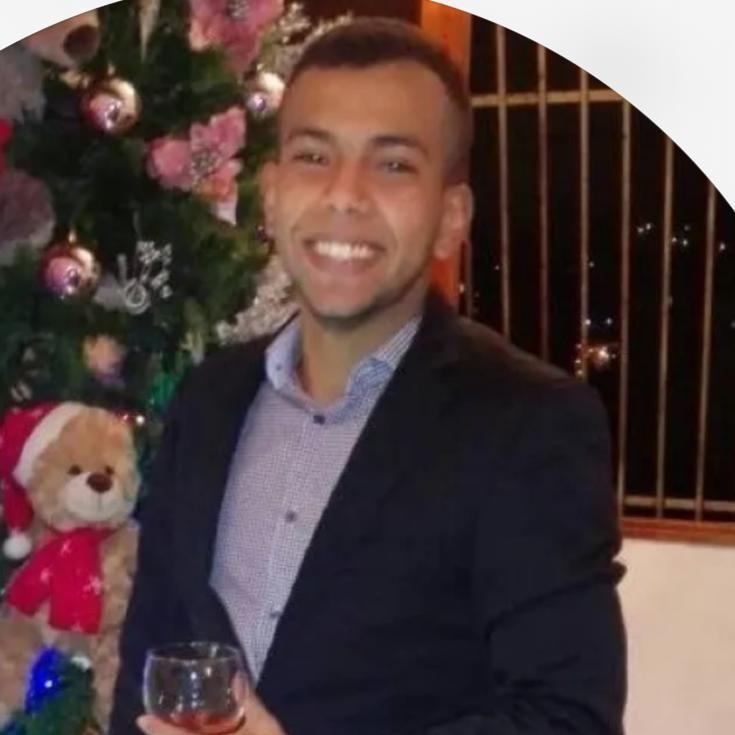
#> input picture data/photos/Angel.jpeg, 735 x 735 px; its folder holds only this picture in this run
$ python crop_photos.py
#> lines starting #> are read from the running program, lines starting #| are printed output that depends on the picture
"""
crop_photos.py — Smart 1:1 face-aware crop for participant photos.

For each image in data/photos/:
  1. Detect faces with OpenCV Haar cascade
  2. Center the square crop around the detected face (with headroom above)
  3. Fall back to center crop if no face found
  4. Overwrite the file in place

Run once: python3 crop_photos.py
"""
import pathlib, sys
import cv2
import numpy as np
from PIL import Image

PHOTOS_DIR = pathlib.Path(__file__).parent / "data" / "photos"
EXTS       = {".jpg", ".jpeg", ".png", ".webp"}

# Extra headroom above the face box (fraction of face height)
HEAD_ROOM  = 0.9


def find_face_center(img_path):
    """Return (cx, cy) of best face in image, or None."""
    cascade_path = cv2.data.haarcascades + "haarcascade_frontalface_default.xml"
    cascade = cv2.CascadeClassifier(cascade_path)

    img_bgr = cv2.imread(str(img_path))
    if img_bgr is None:
        return None

    gray = cv2.cvtColor(img_bgr, cv2.COLOR_BGR2GRAY)
    h, w = gray.shape

    # Try progressively more permissive detection
    for scale in [1.1, 1.2, 1.3]:
        faces = cascade.detectMultiScale(
            gray, scaleFactor=scale, minNeighbors=4,
            minSize=(max(30, w // 10), max(30, h // 10)),
        )
        if len(faces):
            # Pick largest face
            fx, fy, fw, fh = max(faces, key=lambda f: f[2] * f[3])
            cx = fx + fw // 2
            cy = fy + fh // 2 - int(fh * HEAD_ROOM * 0.3)  # shift up a little
            return cx, cy

    return None  # no face found


def square_crop(img: Image.Image, cx: int, cy: int) -> Image.Image:
    """Crop img to a square centered as close to (cx, cy) as possible."""
    w, h   = img.size
    side   = min(w, h)
    left   = max(0, min(cx - side // 2, w - side))
    top    = max(0, min(cy - side // 2, h - side))
    return img.crop((left, top, left + side, top + side))


def center_crop(img: Image.Image) -> Image.Image:
    w, h = img.size
    side = min(w, h)
    return square_crop(img, w // 2, h // 2)


def process(path: pathlib.Path):
    img = Image.open(path).convert("RGB")
    w, h = img.size

    center = find_face_center(path)
    if center:
        cx, cy = center
        cropped = square_crop(img, cx, cy)
        method  = f"face @ ({cx},{cy})"
    else:
        cropped = center_crop(img)
        method  = "center fallback"

    # Save back in original format (keep filename/ext)
    fmt = "JPEG" if path.suffix.lower() in {".jpg", ".jpeg"} else path.suffix[1:].upper()
    cropped.save(path, fmt, quality=92)
    print(f"  {path.name}: {w}x{h} -> {cropped.size[0]}x{cropped.size[1]}  [{method}]")


def main():
    photos = [p for p in PHOTOS_DIR.iterdir() if p.suffix.lower() in EXTS]
    if not photos:
        sys.exit("No photos found in data/photos/")

    print(f"Cropping {len(photos)} photo(s) to 1:1...\n")
    for p in sorted(photos):
        try:
            process(p)
#> in process, img is the input picture: PIL image 735x735 RGB; mean R, G, B 83.6, 65.6, 64.6
#> in find_face_center, `gray = cv2.cvtColor(img_bgr, cv2.COLOR_BGR2GRAY)`:
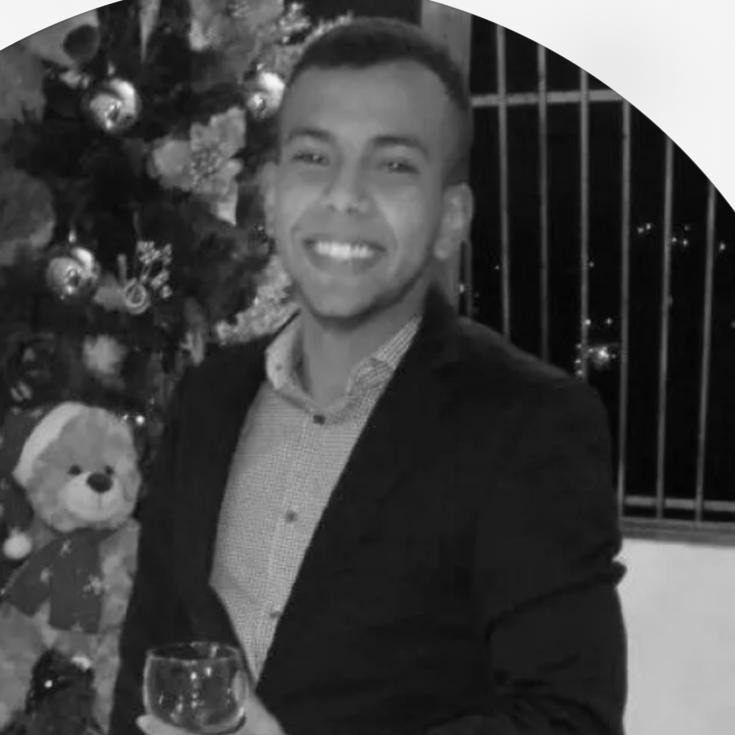
#> gray: shape (735, 735); min 0, max 255, mean 70.9
#> the loop in find_face_center, `for scale in [1.1, 1.2, 1.3]:` made 1 pass
#> (fx, fy, fw, fh, cx, cy) on pass 1: (237, 76, 228, 228, 351, 129)
#> in process, `center = find_face_center(path)`: center = (351, 129)
#> in process, `cx, cy = center`: cx = 351; cy = 129
#> in square_crop, `left   = max(0, min(cx - side // 2, w - side))`: left = 0
#> in process, `method  = f"face @ ({cx},{cy})"`: method = 'face @ (351,129)'
#|   Angel.jpeg: 735x735 -> 735x735  [face @ (351,129)]
        except Exception as e:
            print(f"  {p.name}: ERROR — {e}")

    print("\nDone. Commit with --no-verify when happy.")


if __name__ == "__main__":
    main()

$ run again, on data/photos/Johnny.jpeg
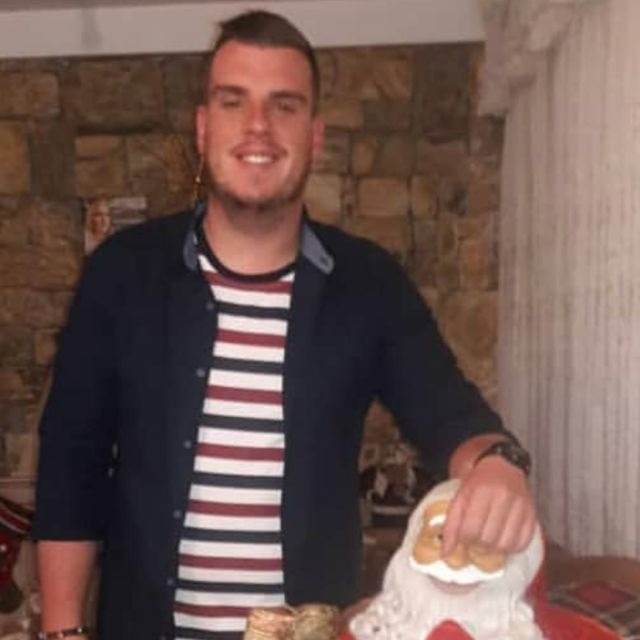
#> input picture data/photos/Johnny.jpeg, 640 x 640 px
#> in process, img is the input picture: PIL image 640x640 RGB; mean R, G, B 110.3, 86.6, 80.7
#> in find_face_center, `gray = cv2.cvtColor(img_bgr, cv2.COLOR_BGR2GRAY)`:
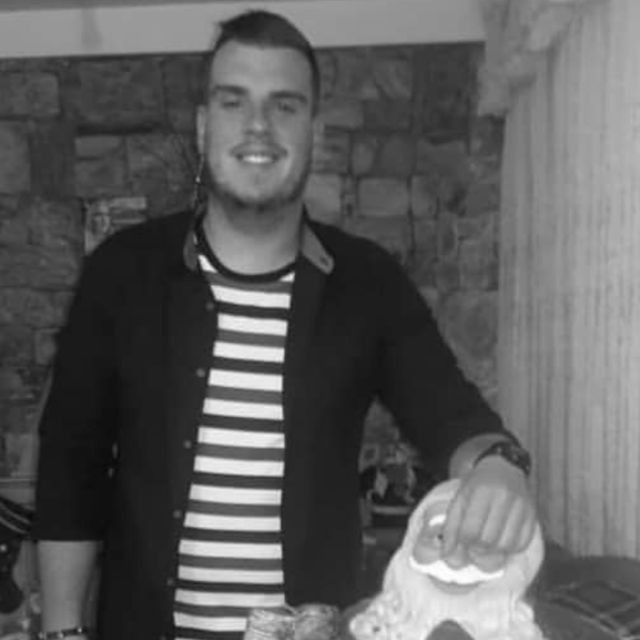
#> gray: shape (640, 640); min 8, max 254, mean 93
#> the loop in find_face_center, `for scale in [1.1, 1.2, 1.3]:` made 1 pass
#> (faces, fx, fy, fw, fh, cx, cy) on pass 1: ([[188, 50, 141, 141], [199, 169, 104, 104]], 188, 50, 141, 141, 258, 82)
#> center = (258, 82)
#> in process, `cx, cy = center`: cx = 258; cy = 82
#> left = 0
#> method = 'face @ (258,82)'
#|   Johnny.jpeg: 640x640 -> 640x640  [face @ (258,82)]

$ run again, on data/photos/alfredo.jpeg
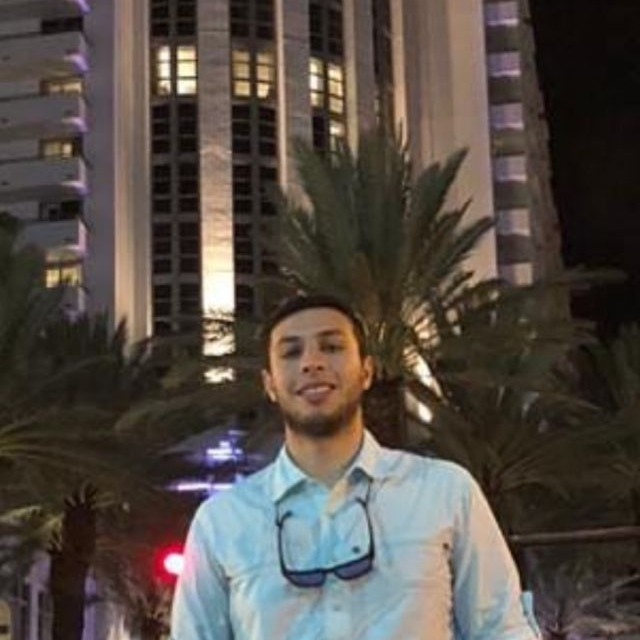
#> input picture data/photos/alfredo.jpeg, 640 x 640 px
#> in process, img is the input picture: PIL image 640x640 RGB; mean R, G, B 83.8, 75.5, 68.9
#> in find_face_center, `gray = cv2.cvtColor(img_bgr, cv2.COLOR_BGR2GRAY)`:
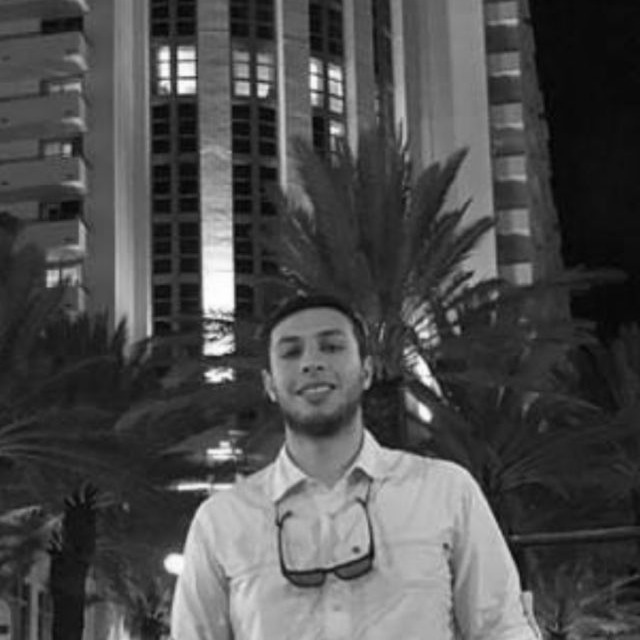
#> gray: shape (640, 640); min 2, max 255, mean 77.2
#> the loop in find_face_center, `for scale in [1.1, 1.2, 1.3]:` made 1 pass
#> (fx, fy, fw, fh, cx, cy) on pass 1: (253, 299, 119, 119, 312, 326)
#> center = (312, 326)
#> in process, `cx, cy = center`: cx = 312; cy = 326
#> left = 0
#> method = 'face @ (312,326)'
#|   alfredo.jpeg: 640x640 -> 640x640  [face @ (312,326)]
